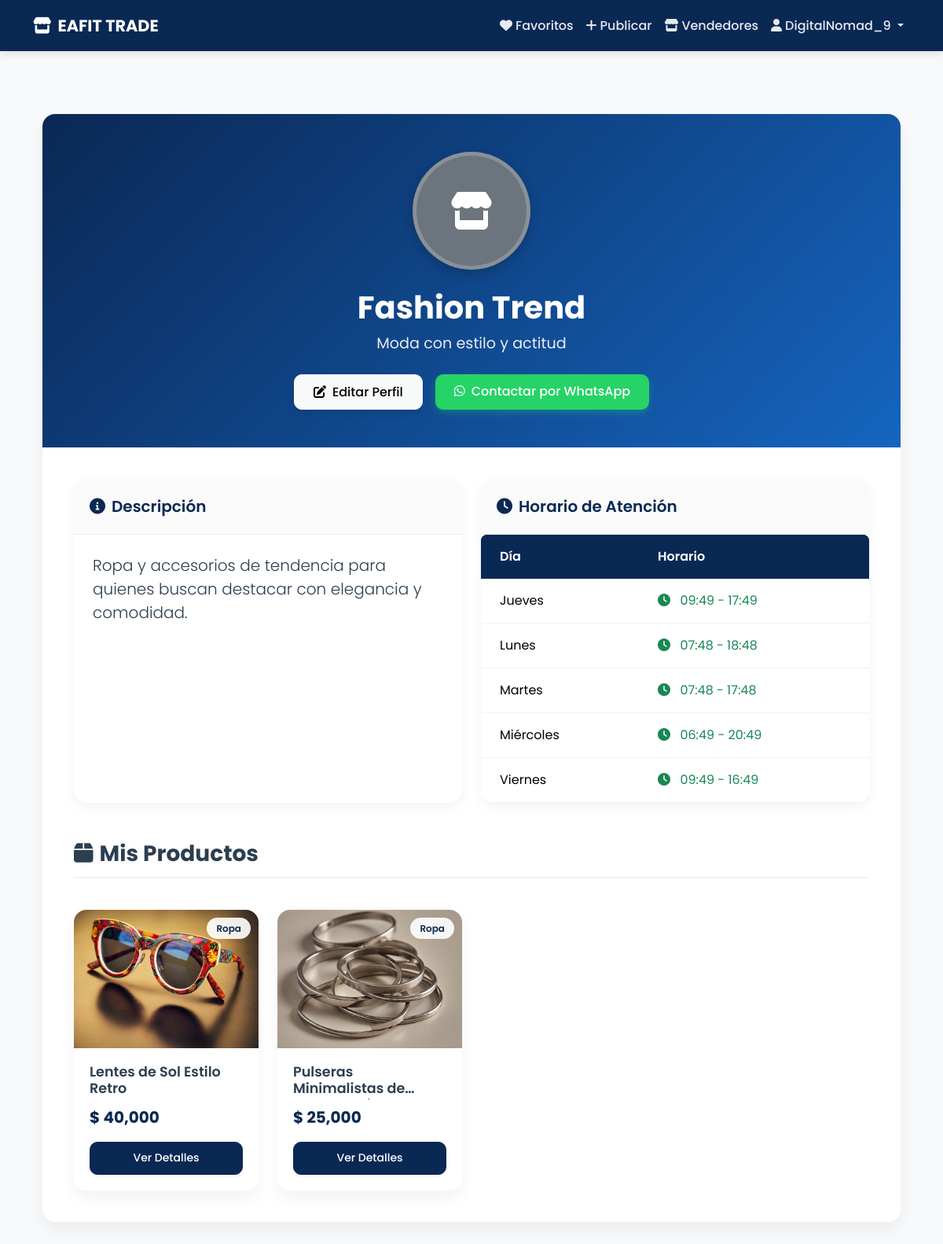
The page /profile/ (signed in) on the database as committed earlier.
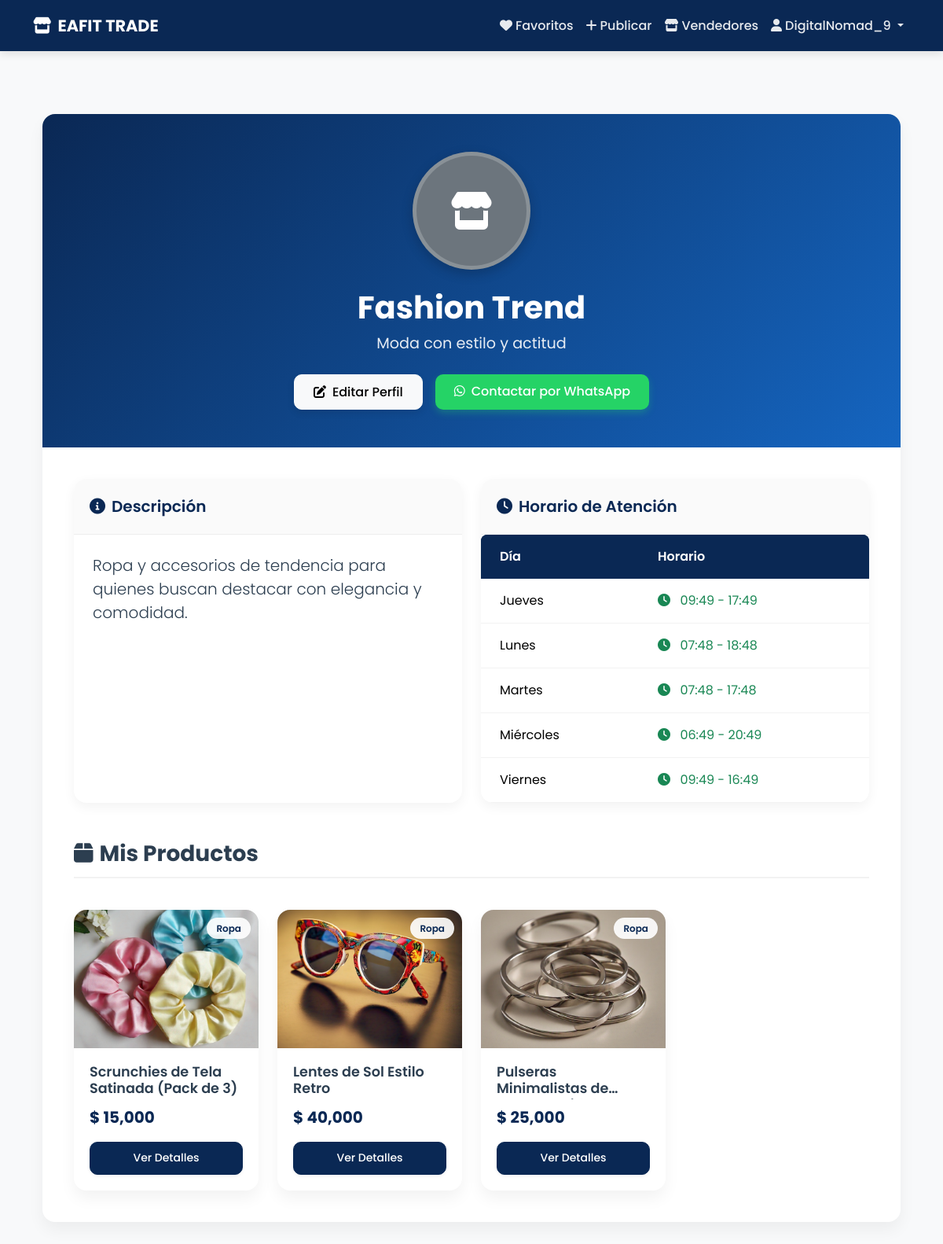
The same page on the database as committed later.
### seller_profiles/models.py (models this page shows, shortened)
class Schedule(models.Model):
    DAYS_OF_WEEK = [
        ('Lunes', 'Lunes'),
        ('Martes', 'Martes'),
        ('Miércoles', 'Miércoles'),
        ('Jueves', 'Jueves'),
        ('Viernes', 'Viernes'),
    ]
    profile = models.ForeignKey(
        SellerProfile,
        on_delete=models.CASCADE,
        related_name='schedules'
    )
    day = models.CharField(
        max_length=20,
        choices=DAYS_OF_WEEK,
        verbose_name='Día'
    )
    is_available = models.BooleanField(
        default=True,
        verbose_name='Disponible'
    )
    start_time = models.TimeField(
        verbose_name='Hora de inicio',
        null=True,
        blank=True
    )
    end_time = models.TimeField(
        verbose_name='Hora de cierre',
        null=True,
        blank=True
    )
    class Meta:
        ordering = ['day']
        unique_together = ['profile', 'day']

### products/models.py (models this page shows, shortened)
class Product(models.Model):
    CATEGORY_CHOICES = [
        ('Comida', 'Comida'),
        ('Ropa', 'Ropa'),
        ('Tecnología', 'Tecnología'),
        ('Libros', 'Libros'),
        ('Otros', 'Otros'),
    ]
    CONDITION_CHOICES = [
        ('Nuevo', 'Nuevo'),
        ('Usado', 'Usado'),
        ('Buen estado', 'Buen estado'),
    ]
    FOOD_TYPE_CHOICES = [
        ('Panadería', 'Panadería'),
        ('Galletas', 'Galletas'),
        ('Repostería', 'Repostería'),
        ('Frutas', 'Frutas'),
        ('Frituras', 'Frituras'),
        ('Dulces', 'Dulces'),
        ('Helados', 'Helados'),
        ('Snacks', 'Snacks'),
        ('Comida rápida', 'Comida rápida'),
        ('Otros', 'Otros'),
    ]
    name = models.CharField(
        max_length=255,
        verbose_name='Nombre',
        help_text='Nombre del producto'
    )
    category = models.CharField(
        max_length=50,
        choices=CATEGORY_CHOICES,
        verbose_name='Categoría',
        null=True,
        blank=True
    )
    food_type = models.CharField(
        max_length=50,
        choices=FOOD_TYPE_CHOICES,
        verbose_name='Tipo de Comida',
        blank=True,
        null=True
    )
    description = models.TextField(
        verbose_name='Descripción',
        help_text='Describe tu producto detalladamente'
    )
    price = models.DecimalField(
        max_digits=10,
        decimal_places=2,
        validators=[MinValueValidator(0.01)],
        verbose_name='Precio',
        help_text='Precio en pesos colombianos'
    )
    published_at = models.DateTimeField(
        default=timezone.now,
        verbose_name='Fecha de publicación'
    )
    condition = models.CharField(
        max_length=50,
        choices=CONDITION_CHOICES,
        verbose_name='Estado',
        blank=True,
        null=True
    )
    image = models.ImageField(
        upload_to='products/',
        verbose_name='Imagen',
        help_text='Imagen del producto'
    )
    seller = models.ForeignKey(
        User,
        on_delete=models.CASCADE,
        verbose_name='Vendedor',
        related_name='products'
    )
    available = models.BooleanField(
        default=True,
        verbose_name='Disponible'
    )
    class Meta:
        verbose_name = 'Producto'
        verbose_name_plural = 'Productos'
        ordering = ['-published_at']
        indexes = [
            models.Index(fields=['name']),
            models.Index(fields=['category']),
            models.Index(fields=['available']),
        ]

### seller_profiles/views.py (the view)
# urls.py: path('profile/', profile_views.view_profile, name='view_profile'),
@login_required
def view_profile(request):
    try:
        profile = request.user.seller_profile
        return render(request, 'seller_profiles/view_profile.html', {'profile': profile})
    except SellerProfile.DoesNotExist:
        messages.warning(request, 'Necesitas crear tu perfil de vendedor primero.')
        return redirect('create_profile')

### seller_profiles/models.py (called while the page is built)
    def get_whatsapp_link(self, product_name=None):
        if not self.whatsapp:
            return None
        base_url = f"https://wa.me/{self.whatsapp}"
        if product_name:
            message = f"Hola, estoy interesado en el producto: {product_name}. ¿Podrías darme más información?"
            return f"{base_url}?text={urllib.parse.quote(message)}"
        return base_url

### seller_profiles/templates/seller_profiles/view_profile.html (shortened to what the changed rows need)
{% extends 'seller_profiles/profile_base.html' %}
{% load humanize %}
{% block content %}
<section class="profile-section py-5">
    <div class="container">
        <div class="profile-card">
            <div class="profile-header">
                <h1 class="store-name">{{ profile.store_name }}</h1>
            </div>
            <div class="profile-body">
                <div class="row g-4">
                    <div class="col-lg-6">
                        <div class="info-card">
                            <div class="info-card-body p-0">
                                <div class="table-responsive">
                                    <table class="table schedule-table mb-0">
                                        <thead>
                                            <tr>
                                                <th>Día</th>
                                                <th>Horario</th>
                                            </tr>
                                        </thead>
                                        <tbody>
                                            {% for schedule in profile.schedules.all %}
                                            <tr>
                                                <td>{{ schedule.get_day_display }}</td>
                                                <td>
                                                    {% if schedule.is_available %}
                                                        <span class="text-success">
                                                            <i class="fas fa-clock me-2"></i>
                                                            {{ schedule.start_time|time:"H:i" }} - {{ schedule.end_time|time:"H:i" }}
                                                        </span>
                                                    {% else %}
                                                        <span class="text-muted">
                                                            <i class="fas fa-times-circle me-2"></i>
                                                            No disponible
                                                        </span>
                                                    {% endif %}
                                                </td>
                                            </tr>
                                            {% endfor %}
                                        </tbody>
                                    </table>
                                </div>
                            </div>
                        </div>
                    </div>
                </div>
                {% if profile.user.products.exists %}
                <div class="mt-5">
                    <h2 class="section-title">
                        <i class="fas fa-box me-2"></i>Mis Productos
                    </h2>
                    <div class="row g-4 mt-3">
                        {% for product in profile.user.products.all %}
                            {% if product.available %}
                                <div class="col-md-6 col-lg-4 col-xl-3">
                                    <div class="product-card">
                                        <div class="product-image-container">
                                            {% if product.image %}
                                                <img src="{{ product.image.url }}" class="product-image" alt="{{ product.name }}">
                                            {% endif %}
                                            <div class="product-category">{{ product.get_category_display }}</div>
                                        </div>
                                        <div class="product-details">
                                            <h3 class="product-title">{{ product.name }}</h3>
                                            <div class="product-price">$ {{ product.price|floatformat:0|intcomma }}</div>
                                            <a href="{% url 'product_detail' product.id %}" class="btn btn-sm btn-primary w-100 mt-3">Ver Detalles</a>
                                        </div>
                                    </div>
                                </div>
                            {% endif %}
                        {% endfor %}
                    </div>
                </div>
                {% endif %}
            </div>
        </div>
    </div>
</section>
{% endblock %}

Rows that differ between the two databases and show on the page:
added Product: image (picture), category "Ropa", name "Scrunchies de Tela Satinada (Pack de 3)", price "15,000"
